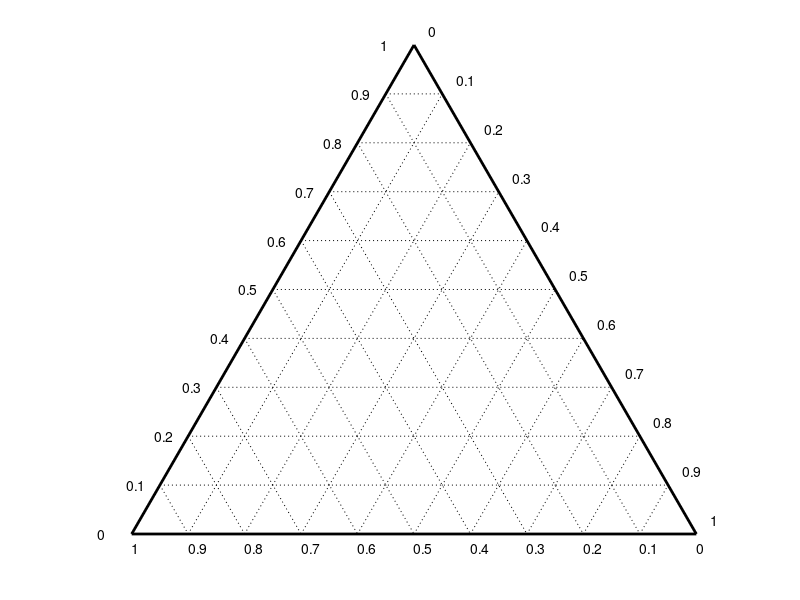

Source code (MATLAB):
function [h,hg,htick]=terplot3_new(number)
%FUNCTION [h,hg,htick]=TERPLOT perpares a ternary axis system that is
% needed for the ternaryc function. It returns three handles:
% - h:      to modify the patch created by the fill function;
% - hg:     to change each grid line separately (must probably be
% modified);
% - htick:  to edit the tick labels (probably very inconvenient)
%
% Uli Theune, Geophysics, University of Alberta
%

if nargin<1
    number=11;
end

h=fill([0 1 0.5 0],[0 0 0.866 0],'w','linewidth',2);
d1=cos(pi/3);
d2=sin(pi/3);
l=linspace(0,1,number);

hold on
for i=2:length(l)-1
   hg(i-1,3)=plot([l(i)*d1 1-l(i)*d1],[l(i)*d2 l(i)*d2],':k','linewidth',0.25);
   hg(i-1,1)=plot([l(i) l(i)+(1-l(i))*d1],[0 (1-l(i))*d2],':k','linewidth',0.25);
   hg(i-1,2)=plot([(1-l(i))*d1 1-l(i)],[(1-l(i))*d2 0],':k','linewidth',0.25);
end
hold off
axis image
axis off

% Make x-tick labels in reverse order
for i=1:number
    htick(i,1)=text(l(i),-0.025,num2str(1 - l(i))); % 아래쪽 축
    htick(i,3)=text(1 - l(i) * cos(pi/3) + 0.025, l(i) * sin(pi/3) + 0.025, num2str(1 - l(i))); % 오른쪽 축
    htick(i,2)=text(0.5 - l(i) * cos(pi/3) - 0.06, sin(pi/3) * (1 - l(i)), num2str(1 - l(i))); % 왼쪽 축
end

set(gcf,'WindowButtonDownFcn','InitTerExpl');
global hx;
end